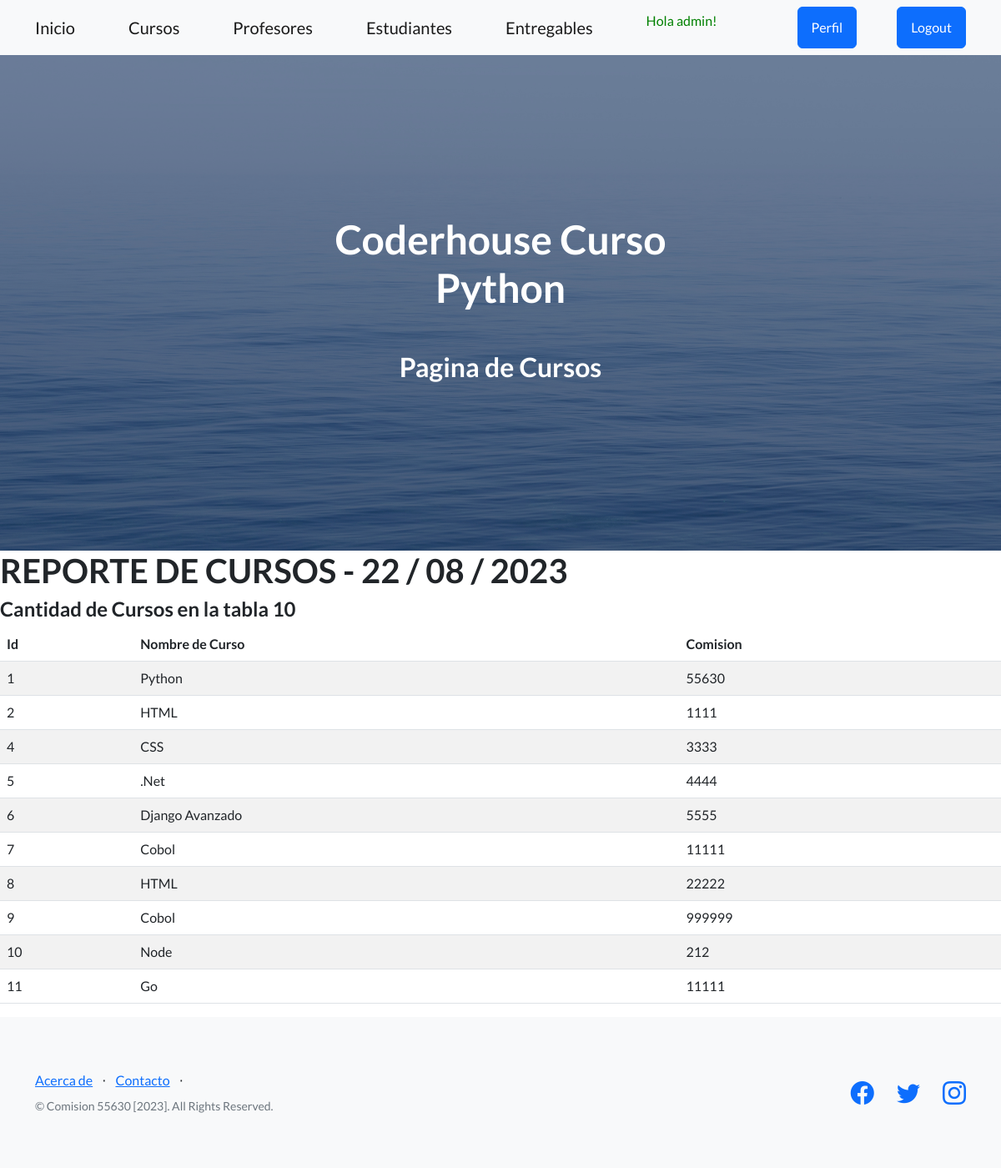
Page /cursos/ (signed in) on the committed database.
### aplicacion/models.py (models this page shows, shortened)
class Curso(models.Model):
    nombre = models.CharField(max_length=50)
    comision = models.IntegerField()

### aplicacion/views.py (the view)
# urls.py: path('cursos/', cursos, name="cursos" ),
@login_required
def cursos(request):
    contexto = {'cursos': Curso.objects.all(), 'titulo': 'Reporte de Cursos', 'comisiones': ['55630', '55640'] }
    return render(request, "aplicacion/cursos.html", contexto)

### aplicacion/templates/aplicacion/cursos.html (shortened to what this page needs)
{% extends 'aplicacion/base.html' %}
{% load static %}
{% block titulo %}
    Pagina de Cursos
{% endblock titulo %}
{% block contenido %}
    <h1>{{ titulo|upper }} - {% now "d / m / Y " %}</h1>
    <h4>Cantidad de Cursos en la tabla {{ cursos|length }}</h4>
    <table class="table table-striped">
        <thead>
            <tr>
                <th>Id</th>
                <th>Nombre de Curso</th>
                <th>Comision</th>
            </tr>
        </thead>
        <tbody>
    {% for c in cursos  %}
            <tr>
                <td>{{ c.id }}</td>
                <td>{{ c.nombre }}</td>
                <td>{{ c.comision }}</td>
            </tr>
    {% endfor %}
        </tbody>
    </table>
{% endblock contenido %}

### aplicacion/templates/aplicacion/base.html (shortened to what this page needs)
<!DOCTYPE html>
<html lang="en">
    <head>
        {% load static %}
        <link href="https://cdn.jsdelivr.net/npm/bootstrap-icons@1.5.0/font/bootstrap-icons.css" rel="stylesheet" type="text/css" />
        <link href="https://cdn.jsdelivr.net/npm/bootstrap@5.2.3/dist/css/bootstrap.min.css" rel="stylesheet" type="text/css" />
        <link href="{% static 'aplicacion/css/styles.css' %}" rel="stylesheet" />
        <link rel="stylesheet" href="https://cdnjs.cloudflare.com/ajax/libs/font-awesome/6.4.0/css/all.min.css">
    </head>
    <body>
        <nav class="navbar navbar-light bg-light static-top">
            <div class="container">
                <a class="navbar-brand" href="{% url 'home' %}">Inicio</a>
                {% if user.is_authenticated %}
                    <a class="navbar-brand" href="{% url 'cursos' %}">Cursos</a>
                    <a class="navbar-brand" href="{% url 'profesores' %}">Profesores</a>
                    <a class="navbar-brand" href="{% url 'estudiantes' %}">Estudiantes</a>
                    <a class="navbar-brand" href="{% url 'entregables' %}">Entregables</a>
                    <p style="color:green">Hola {{user.username}}!</p>
                    <a class="btn btn-primary" href="{% url 'editar_perfil' %}">Perfil</a>
                    <a class="btn btn-primary" href="{% url 'logout' %}">Logout</a>
                {% else %}
                    <a class="btn btn-success" href="{% url 'registro' %}">Registro</a>
                    <a class="btn btn-primary" href="{% url 'login' %}">Login</a>
                {% endif %}
            </div>
        </nav>
        <header class="masthead">
            <div class="container position-relative">
                <div class="row justify-content-center">
                    <div class="col-xl-6">
                        <div class="text-center text-white">
                            <h1 class="mb-5">Coderhouse Curso Python</h1>
                            <h2>
                            {% block titulo %}
                            {% endblock titulo %}
                            </h2>
                        </div>
                    </div>
                </div>
            </div>
        </header>
        {% block contenido %}
        {% endblock contenido %}
        <footer class="footer bg-light">
            <div class="container">
                <div class="row">
                    <div class="col-lg-6 h-100 text-center text-lg-start my-auto">
                        <ul class="list-inline mb-2">
                            <li class="list-inline-item"><a href="#!">Acerca de</a></li>
                            <li class="list-inline-item">⋅</li>
                            <li class="list-inline-item"><a href="#!">Contacto</a></li>
                            <li class="list-inline-item">⋅</li>
                        </ul>
                        <p class="text-muted small mb-4 mb-lg-0">&copy; Comision 55630 [2023]. All Rights Reserved.</p>
                    </div>
                    <div class="col-lg-6 h-100 text-center text-lg-end my-auto">
                        <ul class="list-inline mb-0">
                            <li class="list-inline-item me-4">
                                <a href="#!"><i class="bi-facebook fs-3"></i></a>
                            </li>
                            <li class="list-inline-item me-4">
                                <a href="#!"><i class="bi-twitter fs-3"></i></a>
                            </li>
                            <li class="list-inline-item">
                                <a href="#!"><i class="bi-instagram fs-3"></i></a>
                            </li>
                        </ul>
                    </div>
                </div>
            </div>
        </footer>
    </body>
</html>

### rows in the picture
Curso: id "1", nombre "Python", comision "55630"
Curso: id "2", nombre "HTML", comision "1111"
Curso: id "4", nombre "CSS", comision "3333"
Curso: id "5", nombre ".Net", comision "4444"
Curso: id "6", nombre "Django Avanzado", comision "5555"
Curso: id "7", nombre "Cobol", comision "11111"
Curso: id "8", nombre "HTML", comision "22222"
Curso: id "9", nombre "Cobol", comision "999999"
Curso: id "10", nombre "Node", comision "212"
Curso: id "11", nombre "Go", comision "11111"

### other values in the picture
{{ user.username }} "admin"
{{ titulo|upper }} "REPORTE DE CURSOS"
{{ cursos|length }} "10"
